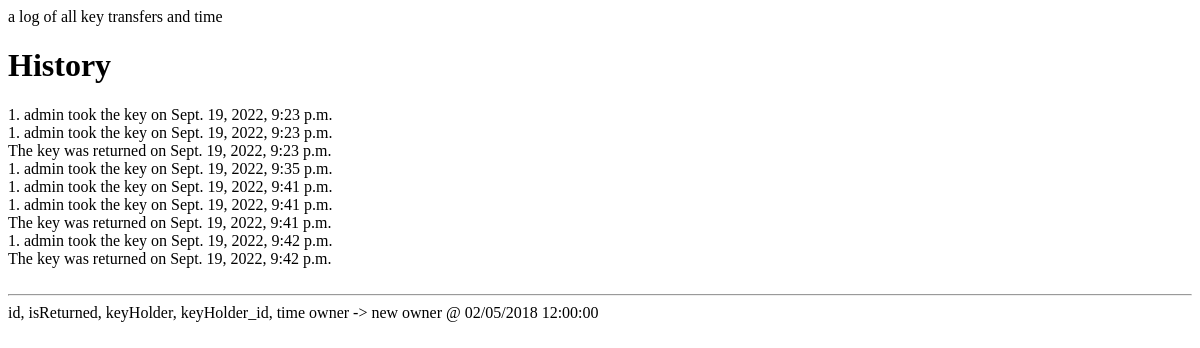
Before: /history/ with the older database file.
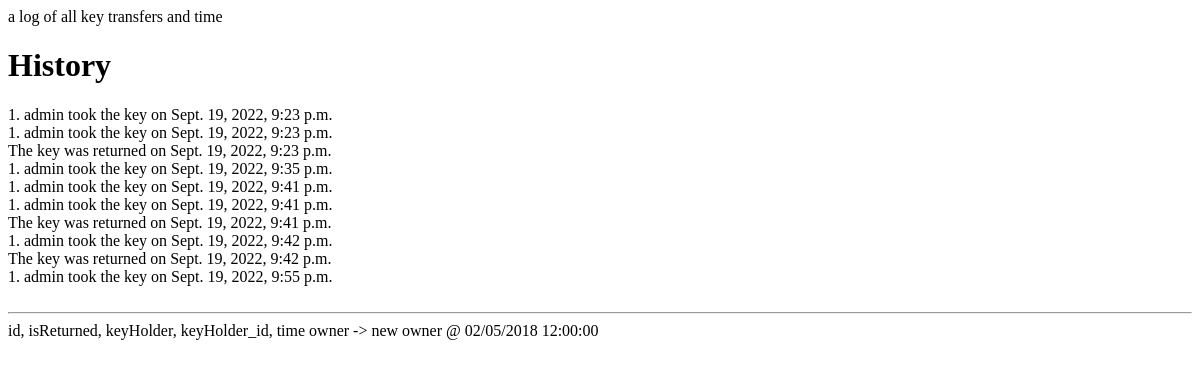
After: the same page with the newer database file.
### keyTracker/models.py (models this page shows, shortened)
class Key(models.Model):
    keyHolder = models.ForeignKey(
        User, on_delete=models.CASCADE, blank=True, null=True)
    isReturned = models.BooleanField(default=True)
    time = models.DateTimeField(auto_now_add=True)

### keyTracker/views.py (the view)
# urls.py: path("history/", views.history, name="history"),
def history(request):
    keys = Key.objects.all()
    return render(request=request,
                  template_name='keyTracker/history.html',
                  context={"keys": keys})

### keyTracker/templates/keyTracker/history.html (shortened to what this page needs)
<h1>History</h1>
{% for key in keys %}
<div>
    {% if not key.isReturned %}
    {{ key.keyHolder_id }}. {{ key.keyHolder }} took the key on {{ key.time }}</div>
    {% else %}
    The key was returned on {{ key.time }}</div>
    {% endif %}
{% endfor %}
<hr>
id, isReturned, keyHolder, keyHolder_id, time
owner -> new owner @ 02/05/2018 12:00:00

Changed rows visible on the page:
added Key: keyHolder_id "1", keyHolder "admin", time "Sept. 19, 2022, 9:55 p.m."
